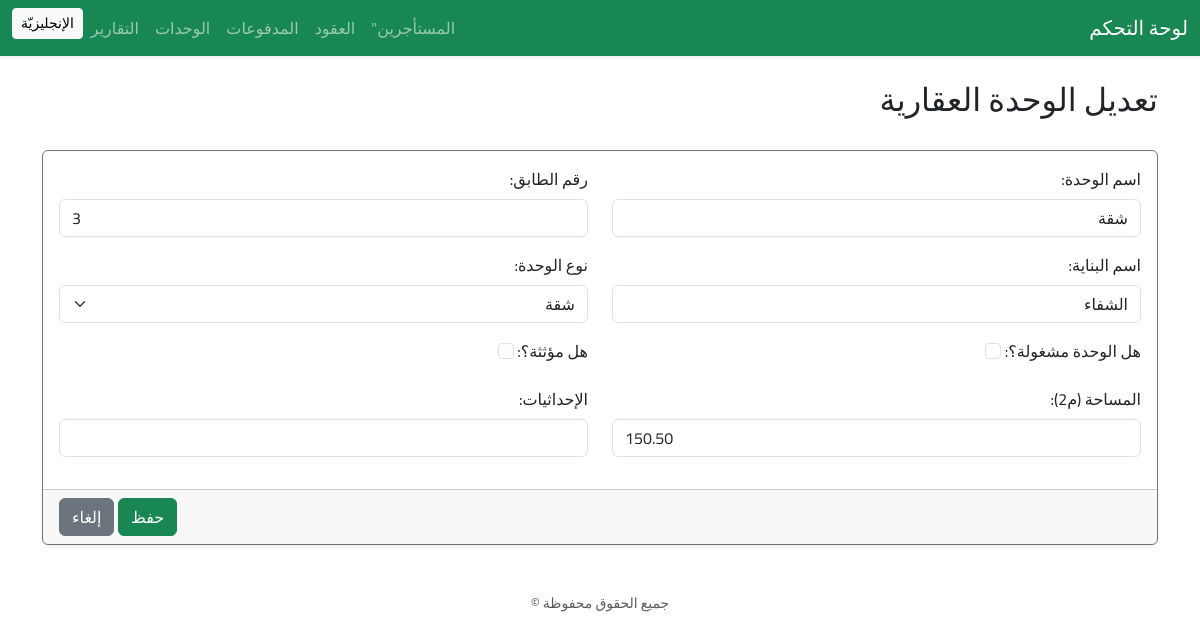
Page /buildings/1/edit/ on the committed database.
### buildings/models.py (models this page shows, shortened)
class Unit(models.Model):
  name = models.CharField(
    max_length=100,
    verbose_name=_('اسم الوحدة')
  )
  floor = models.IntegerField(
    verbose_name=_('رقم الطابق')
  )
  building_name = models.CharField(
    max_length=255,
    verbose_name=_('اسم البناية')
  )
  type = models.CharField(
    max_length=4,
    choices=UnitType.choices,
    verbose_name=_('نوع الوحدة')
  )
  is_occupied = models.BooleanField(
    default=False,
    verbose_name=_('هل الوحدة مشغولة؟')
  )
  is_furnished = models.BooleanField(
    default=False,
    verbose_name=_('هل مؤثثة؟')
  )
  area = models.DecimalField(
    max_digits=7,
    decimal_places=2,
    verbose_name=_('المساحة (م2)')
  )
  coordinates = models.CharField(
    max_length=100,
    blank=True,
    null=True,
    verbose_name=_('الإحداثيات')
  )
  class Meta:
    verbose_name = _("وحدة عقارية")
    verbose_name_plural = _("الوحدات العقارية")

### buildings/views.py (the view)
# urls.py: path('<int:pk>/edit/', views.unit_update, name='edit'),
def unit_update(request, pk):
  unit = get_object_or_404(Unit, pk=pk)
  form = UnitForm(request.POST or None, instance=unit)
  if form.is_valid():
    form.save()
    return redirect(reverse_lazy('buildings:detail', kwargs={'pk': pk}))
  return render(request, 'buildings/unit_form.html', {'form': form})

### buildings/forms.py
class UnitForm(forms.ModelForm):
  class Meta:
    model = Unit
    fields = '__all__'
    widgets = {
      'name': forms.TextInput(attrs={'class': 'form-control'}),
      'floor': forms.NumberInput(attrs={'class': 'form-control'}),
      'building_name': forms.TextInput(attrs={'class': 'form-control'}),
      'type': forms.Select(attrs={'class': 'form-select'}),
      'is_occupied': forms.CheckboxInput(attrs={'class': 'form-check-input'}),
      'is_furnished': forms.CheckboxInput(attrs={'class': 'form-check-input'}),
      'area': forms.NumberInput(attrs={'class': 'form-control'}),
      'coordinates': forms.TextInput(attrs={'class': 'form-control'}),
      'field_name': forms.TextInput(attrs={'class': 'form-control'}),
    }

### templates/buildings/unit_form.html (shortened to what this page needs)
{% extends "base.html" %}
{% load i18n %}
{% block content %}
<div class="d-flex justify-content-between align-items-center mb-4">
<h2>
  {% if form.instance.pk %}
  {% trans "تعديل الوحدة العقارية" %}
  {% else %}
  {% trans "إضافة وحدة عقارية جديدة" %}
  {% endif %}
</h2>
  </div>
<form method="post" enctype="multipart/form-data">
  <div class="card shadow-sm border-secondary">
    <div class="card-body">
      <div class="row">
        {% for field in form.visible_fields %}
        <div class="col-md-6 mb-3">
          <label class="form-label">
            {{ field.label_tag }}
          </label>
          {{ field }}
        </div>
        {% endfor %}
      </div>
    </div>
    <div class="card-footer text-end">
      <button type="submit" class="btn btn-success">
        {% trans "حفظ" %}
      </button>
      <a href="{% url 'buildings:list' %}" class="btn btn-secondary">
        {% trans "إلغاء" %}
      </a>
    </div>
  </div>
</form>
{% endblock %}

### rows in the picture
Unit: visible_fields "شقة" "3" "الشفاء" "شقة" "150.50"

### other values in the picture
{{ field.label_tag }} "اسم الوحدة:" "رقم الطابق:" "اسم البناية:" "نوع الوحدة:" "هل الوحدة مشغولة؟:" "هل مؤثثة؟:" "المساحة (م2):" "الإحداثيات:"
